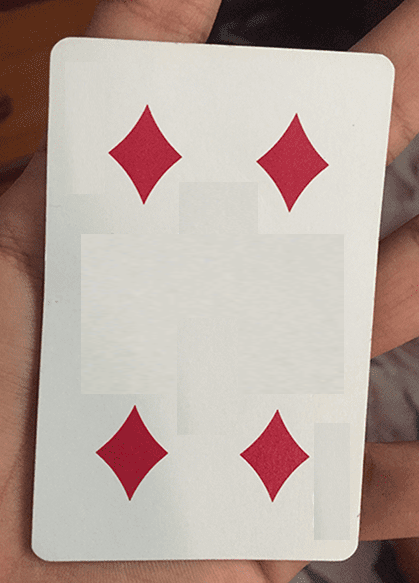
#> input picture 20231113/img/s1-5.png, 419 x 583 px, found by its file name
$ python templatematching.py
#> lines starting #> are read from the running program, lines starting #| are printed output that depends on the picture
import cv2
import numpy as np
from matplotlib import pyplot as plt

def template_matching():
    img = cv2.imread("C:\\Users\\b0107\\python\\20231113\\img\\s1-5.png",0)
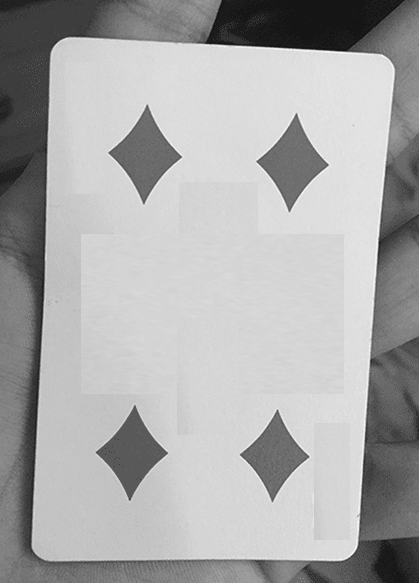
#> img: shape (583, 419); min 21, max 247, mean 169.6
    img2 = img.copy()
    template = cv2.imread("C:\\Users\\b0107\\python\\20231113\\img\\s1-5_template.png",0)
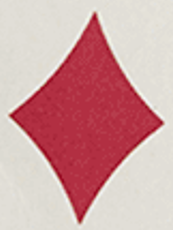
#> input picture 20231113/img/s1-5_template.png, 173 x 230 px, found by its file name
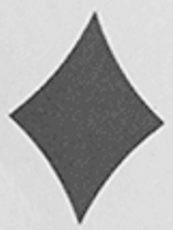
#> template: shape (230, 173); min 46, max 249, mean 174.7
    w, h = template.shape[::-1]
#> w = 173; h = 230
    methods = ['cv2.TM_CCOEFF_NORMED']

    for meth in methods:
        img = img2.copy()
        method = eval(meth)
        res = cv2.matchTemplate(img , template, method)
        min_val, max_val, min_loc, max_loc= cv2.minMaxLoc(res)
        if method in [cv2.TM_SQDIFF, cv2.TM_SQDIFF_NORMED]:
            top_left = min_loc
        else :
            top_left = max_loc
        bottom_right = (top_left[0]+w, top_left[1]+h)
        cv2.rectangle(img, top_left, bottom_right, 255, 30)

        plt.subplot(121), plt.title('Template'), plt.imshow(res,cmap='gray'), plt.yticks([]), plt.xticks([])
        plt.subplot(122), plt.imshow(img, cmap='gray')
        plt.show()
#> this loop made 1 pass
#> (min_val, max_val, min_loc, top_left, bottom_right) on pass 1: (-0.385, 0.41, (135, 0), (42, 329), (215, 559))
#> pass 1, in template_matching, `res = cv2.matchTemplate(img , template, method)`:
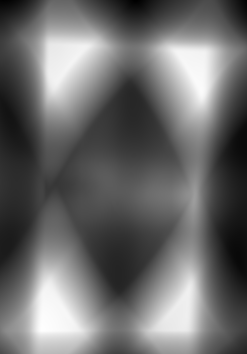
#> res: shape (354, 247) float32; min -0.385, max 0.41, mean -0.0502; drawn with min black and max white
#> pass 1, in template_matching, `plt.show()`:
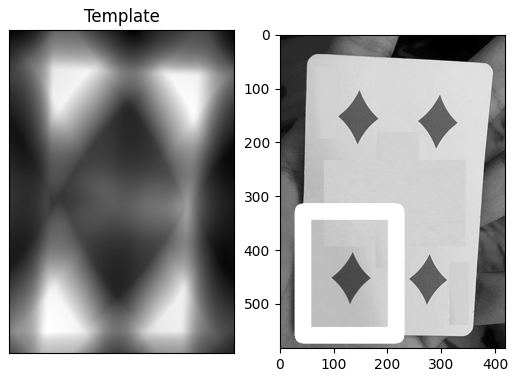
#> figure drawn by matplotlib, 2 panels
#> after the loop:
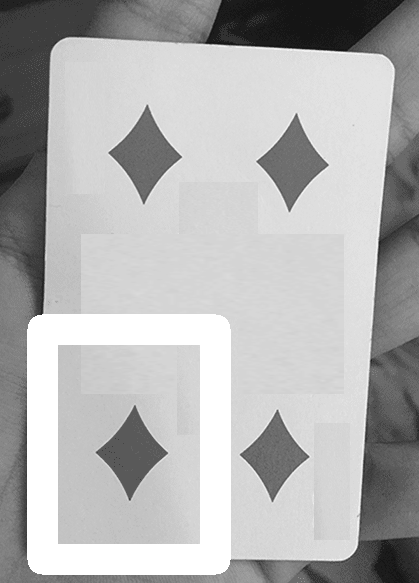
#> img: shape (583, 419); min 21, max 255, mean 177
template_matching()
